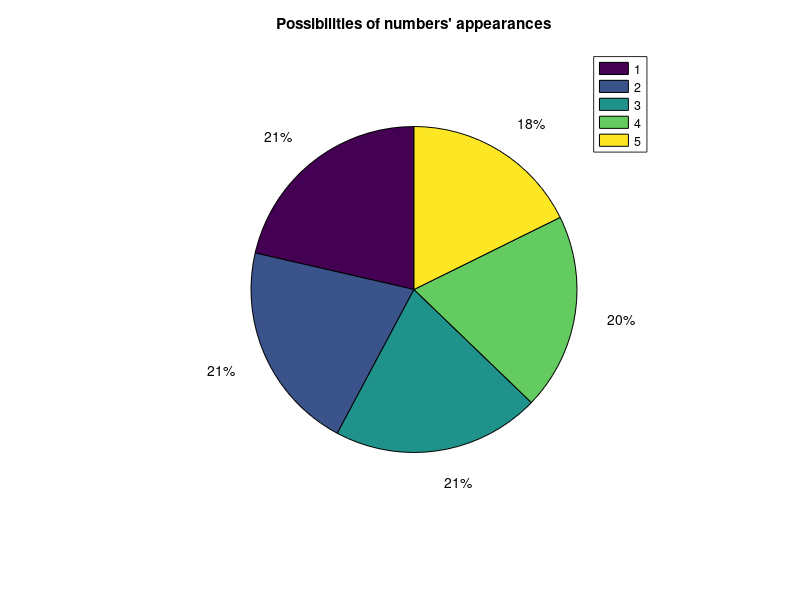

Recreate this plot in MATLAB.
clc
clear all

N = 1000;
counters = zeros(1, 5);     % This will count how many times each number appears
% I will create a vector with va;ues 1,2,3,4 and 5 following uniform distribution
for i = 1:N
    value = randi([1, 5]);
    counters(value) = counters(value) + 1;
end
legendsOfPie = {'1', '2', '3', '4', '5'};
pie(counters);
title("Possibilities of numbers' appearances");
legend(legendsOfPie);